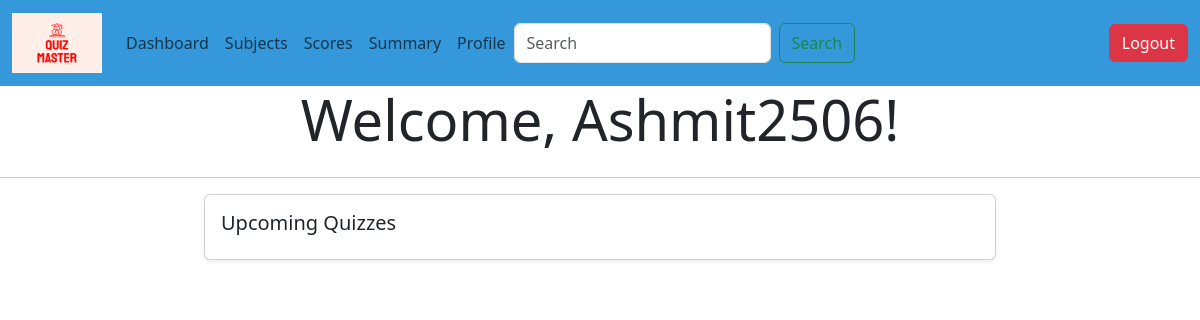
The page /user_dashboard/2 (signed in) on the database as committed earlier.
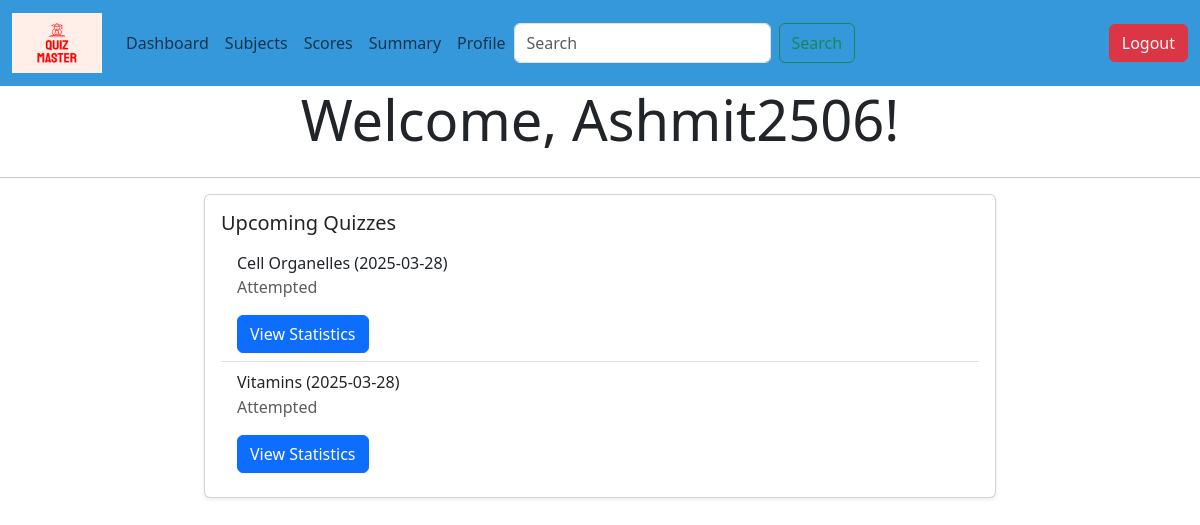
The same page on the database as committed later.
### controller/models.py (models this page shows)
class Quiz(db.Model):
    id = db.Column(db.Integer, primary_key = True, autoincrement = True)
    chapter_id = db.Column(db.Integer, db.ForeignKey('chapter.id'), nullable = False)
    name = db.Column(db.String(128), nullable = False)
    date_of_quiz = db.Column(db.Date, nullable = False)
    duration = db.Column(db.String(64),nullable = False)
    syllabus = db.Column(db.Text)
    total_questions = db.Column(db.Integer)
    maximum_marks = db.Column(db.Integer)
    questions = db.relationship('Question', backref = 'quiz', lazy = True)
    quiz_attempts = db.relationship('Score', backref = 'quiz', lazy = True)

### controller/user_routes.py (the view)
@app.route('/user_dashboard/<int:user_id>') # URL for the user dashboard
@login_required
def user_dashboard(user_id):
    user = User.query.get_or_404(user_id)
    quizzes = Quiz.query.all()
    upcoming_quizzes = []
    current_date = datetime.today().date()
    for quiz in quizzes:
        if quiz.date_of_quiz >= datetime.today().date():
            upcoming_quizzes.append(quiz)
    attempts = Score.query.filter_by(user_id=user_id).all()
    attempted_quizzes = [attempt.quiz_id for attempt in attempts]
    if not user:
        flash("User does not exist", "danger")
        return redirect(url_for('home'))
    return render_template('user_dashboard.html', user = user, upcoming_quizzes = upcoming_quizzes, current_date = current_date, attempted_quizzes = attempted_quizzes)

### controller/authorization_routes.py (called while the page is built)
@login_manager.user_loader
def load_user(user_id):
    return User.query.get(int(user_id))

### templates/user_dashboard.html (shortened to what this page needs)
{% extends 'base.html' %}
{% block content %}
    <h1 class="display-4 text-center mb-4">Welcome, {{ user.username }}!</h1>
    <hr>
    <div class="row justify-content-center">
        <div class="col-md-8">
            <div class="card shadow-sm">
                <div class="card-body">
                    <h5 class="card-title">Upcoming Quizzes</h5>
                    <ul class="list-group list-group-flush">
                        {% for quiz in upcoming_quizzes %}
                            <li class="list-group-item">
                                {{ quiz.name }} ({{ quiz.date_of_quiz }})
                                {% if quiz.date_of_quiz == current_date %}
                                    <span class="badge badge-warning">Today</span>
                                    {% if quiz.id in attempted_quizzes %}
                                        <p class="text-muted">Attempted</p>
                                        <a href="{{ url_for('quiz_statistics', quiz_id=quiz.id) }}" class="btn btn-primary float-right">View Statistics</a>
                                    {% else %}
                                        <a href="{{ url_for('attempt_quiz', quiz_id=quiz.id) }}" class="btn btn-primary float-right">Attempt Quiz</a>
                                    {% endif %}
                                {% endif %}
                            </li>
                        {% endfor %}
                    </ul>
                </div>
            </div>
        </div>
    </div>
{% endblock %}

Rows that differ between the two databases and show on the page:
added Quiz: name "Cell Organelles", date_of_quiz "2025-03-28"
added Quiz: name "Vitamins", date_of_quiz "2025-03-28"
